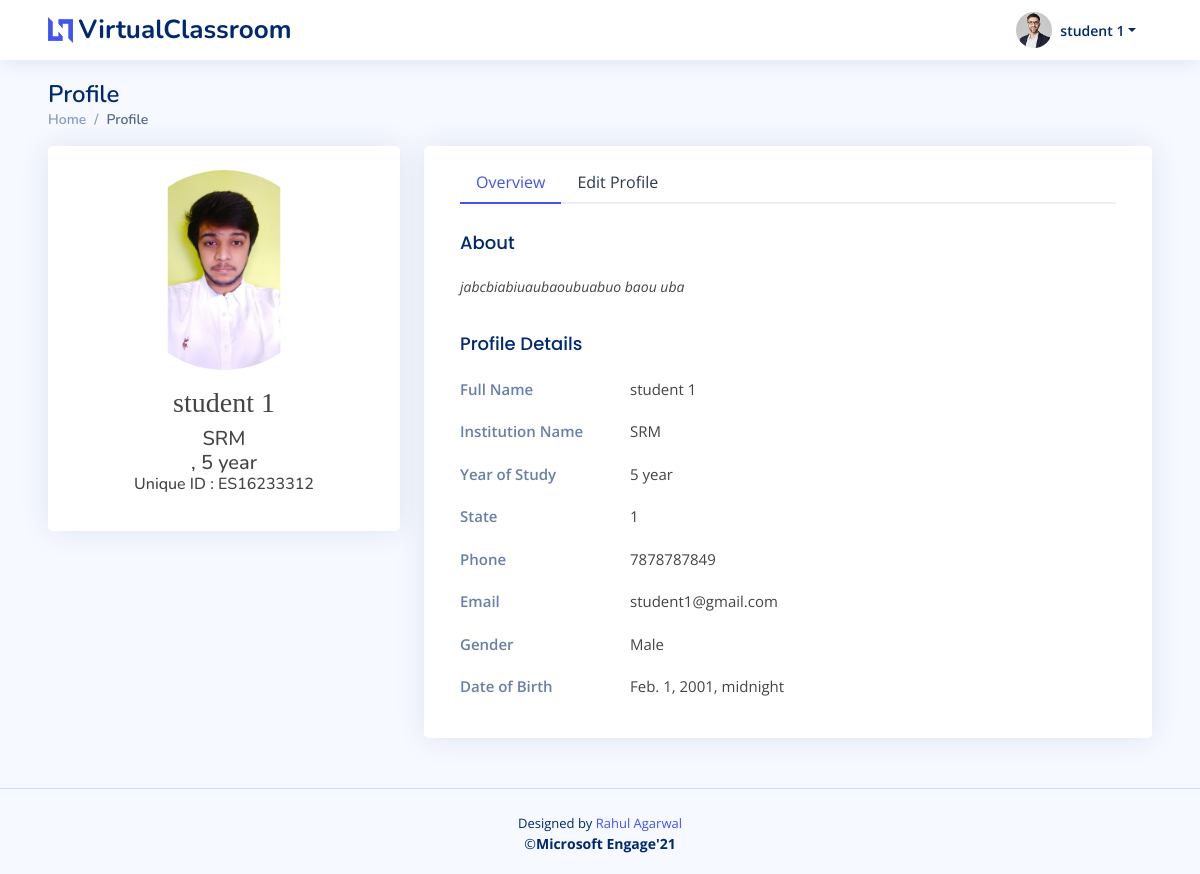
/student_profile/ (signed in), run on an earlier commit of the app's database.
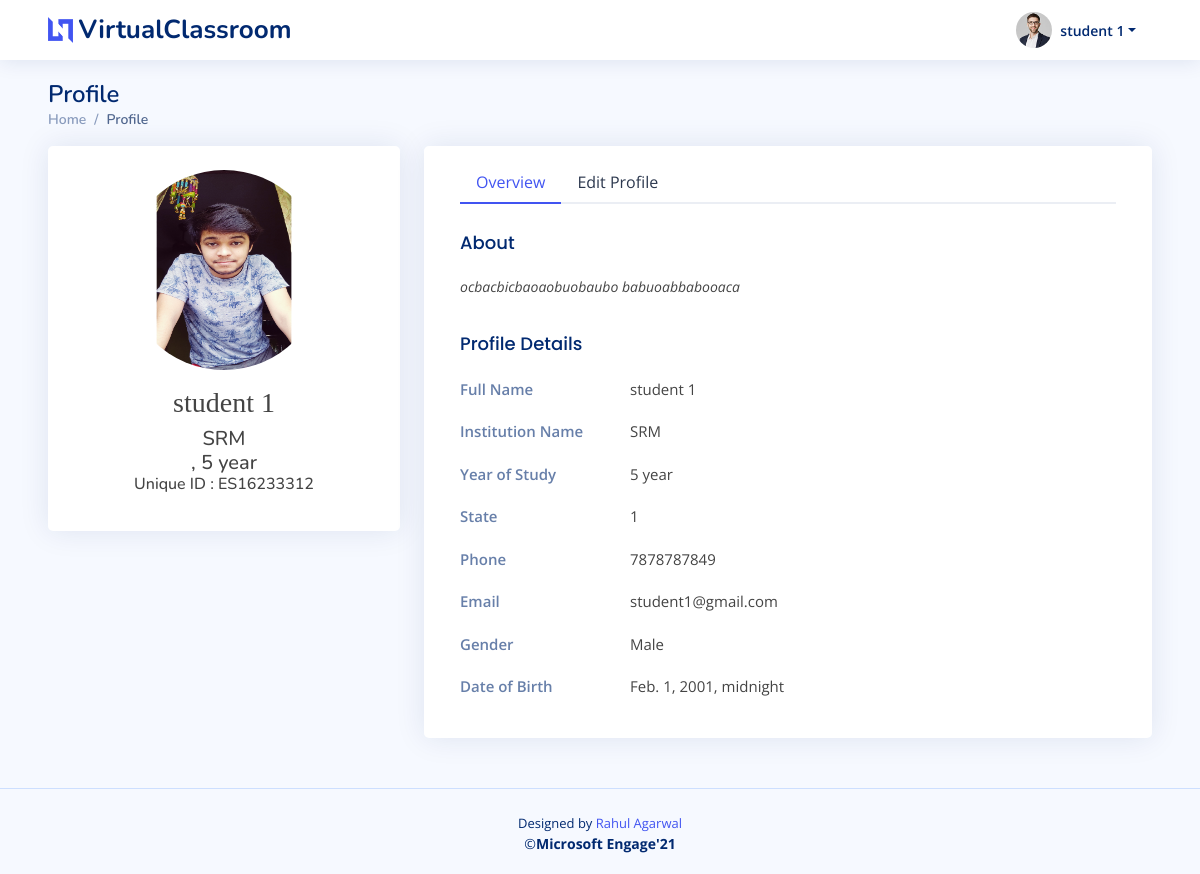
And on a later commit of the database.
### myapp/models.py (models this page shows, shortened)
class StudentDetails(models.Model):
    studentId = models.ForeignKey(User,on_delete=models.CASCADE)
    studentName = models.CharField(max_length=100,null=False)
    studentPhone = PhoneNumberField(null=False, blank=False, unique=False, default='+91')
    studentGender = models.CharField(max_length=20,null=False)
    studentDOB = models.DateTimeField(default=datetime.now,null=True)
    studentDesc = models.TextField(blank=False,null=True)
    studentCollege = models.CharField(max_length=100,null=False)
    collegeState = models.CharField(max_length=50,null=False)
    yearOfStudy = models.CharField(max_length=2,null=True)
    studentPic = models.ImageField(upload_to='StudentPic/', null=True, blank=True)
    user_date = models.DateTimeField(default=datetime.now,null=True)

### myapp/views.py (the view, shortened to what this page needs)
# urls.py: path('student_profile/',views.studentProfile,name='studentProfile'),
@login_required
def studentProfile(request):
    if request.user.is_active and not request.user.is_staff and not request.user.is_superuser:
        user=request.user
        userDetails = StudentDetails.objects.get(studentId = user.pk)
        context={
            'userDetails' : userDetails,
        }
        return render(request,'student/studentProfile.html',context)
    else:
        return redirect('studentLogin')

### myapp/templates/student/studentProfile.html (shortened to what the changed rows need)
{% extends 'base.html' %}
{% block content %}
  <main id="main" class="main px-lg-5">
    <div class="pagetitle">
      <h1>Profile</h1>
    </div>
    <section class="section profile">
      <div class="row">
        <div class="col-xl-4">
          <div class="card">
              <div class="card-body  align-items-center">
              <div class=" text-center py-3 mx-1 mt-2" style="border-radius:10px;">
                <div class="px-4">
                  <div class="m-auto ">
                    <div class="user-profile-photo  m-auto " style="border:50%; height:200px; width:200px;">
                      <img src="{{ userDetails.studentPic.url }}" style="border:50%; height:200px; width:200px;" alt="" class="rounded-circle">
                    </div>
                  </div>
                  <div class="">
                    <h3  class="mt-3" style="font-family:impact;"> {{user.first_name}} {{user.last_name}}</h3>
                    <h5 class="my-0">{{ userDetails.studentCollege }}</h5>
                    <h5 class="my-0">{{userDetails.studentDepartment}}, {{userDetails.yearOfStudy}} year</h5>
                    <h6 class="my-0">Unique ID : {{userDetails.studentId}}</h6>
                  </div>
                </div>
              </div>
            </div>
          </div>
        </div>
        <div class="col-xl-8">
          <div class="card px-3">
            <div class="card-body pt-3">
              <div class="tab-content pt-2">
                <div class="tab-pane fade show active profile-overview" id="profile-overview">
                  <h5 class="card-title">About</h5>
                  <p class="small fst-italic">{{userDetails.studentDesc}}</p>
                  <h5 class="card-title">Profile Details</h5>
                  <div class="row">
                    <div class="col-lg-3 col-md-4 label ">Full Name</div>
                    <div class="col-lg-9 col-md-8">{{user.first_name}} {{user.last_name}}</div>
                  </div>
                  <div class="row">
                    <div class="col-lg-3 col-md-4 label">Institution Name</div>
                    <div class="col-lg-9 col-md-8">{{userDetails.studentCollege}}</div>
                  </div>
                  <div class="row">
                    <div class="col-lg-3 col-md-4 label">Year of Study</div>
                    <div class="col-lg-9 col-md-8">{{userDetails.yearOfStudy}} year</div>
                  </div>
                  <div class="row">
                    <div class="col-lg-3 col-md-4 label">State</div>
                    <div class="col-lg-9 col-md-8">{{userDetails.collegeState}}</div>
                  </div>
                  <div class="row">
                    <div class="col-lg-3 col-md-4 label">Phone</div>
                    <div class="col-lg-9 col-md-8">{{userDetails.studentPhone}}</div>
                  </div>
                  <div class="row">
                    <div class="col-lg-3 col-md-4 label">Email</div>
                    <div class="col-lg-9 col-md-8">{{user.email}}</div>
                  </div>
                  <div class="row">
                    <div class="col-lg-3 col-md-4 label ">Gender</div>
                    <div class="col-lg-9 col-md-8">{{userDetails.studentGender}}</div>
                  </div>
                  <div class="row">
                    <div class="col-lg-3 col-md-4 label ">Date of Birth</div>
                    <div class="col-lg-9 col-md-8">{{userDetails.studentDOB}}</div>
                  </div>
                </div>
              </div>
            </div>
          </div>
        </div>
      </div>
    </section>
  </main>
  {% endblock %}

What changed in the data, as far as the page shows it:
changed StudentDetails "SRM": studentPic: a different picture; studentDesc "jabcbiabiuaubaoubuabuo baou uba" → "ocbacbicbaoaobuobaubo babuoabbabooaca"
